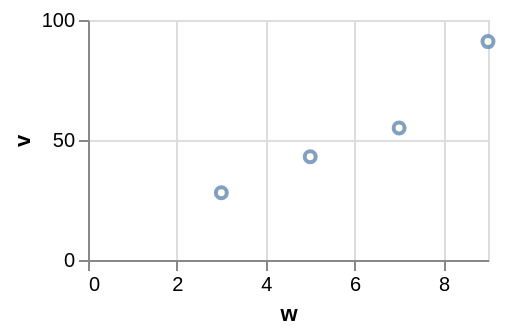

This figure's Vega-Lite source:
### Vega-Lite specification from a JSON file in a GitHub repository (floating-point values rounded to 4 significant figures)
{"$schema": "https://vega.github.io/schema/vega-lite/v6.json", "width": 200, "height": 120, "data": {"values": [{"c": "alpha", "v": 28, "w": 3, "t": "2024-01-07"}, {"c": "beta", "v": 55, "w": 7, "t": "2024-03-19"}, {"c": "gamma", "v": 43, "w": 5, "t": "2024-06-02"}, {"c": "delta", "v": 91, "w": 9, "t": "2024-09-11"}]}, "mark": {"type": "point", "fill": "ivory"}, "encoding": {"x": {"field": "w", "type": "quantitative"}, "y": {"field": "v", "type": "quantitative"}}}
